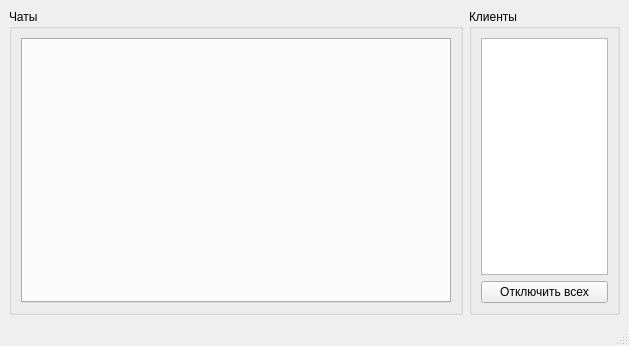
<?xml version="1.0" encoding="UTF-8"?>
<ui version="4.0">
 <class>MainWindow</class>
 <widget class="QMainWindow" name="MainWindow">
  <property name="geometry">
   <rect>
    <x>0</x>
    <y>0</y>
    <width>629</width>
    <height>346</height>
   </rect>
  </property>
  <property name="windowTitle">
   <string>Server</string>
  </property>
  <property name="styleSheet">
   <string notr="true"/>
  </property>
  <widget class="QWidget" name="centralwidget">
   <layout class="QHBoxLayout" name="horizontalLayout" stretch="3,1">
    <item>
     <widget class="QGroupBox" name="grpChats">
      <property name="styleSheet">
       <string notr="true"/>
      </property>
      <property name="title">
       <string>Чаты</string>
      </property>
      <layout class="QVBoxLayout" name="verticalLayout_2">
       <item>
        <widget class="QTabWidget" name="tbClientsChat">
         <property name="tabsClosable">
          <bool>true</bool>
         </property>
        </widget>
       </item>
      </layout>
     </widget>
    </item>
    <item>
     <widget class="QGroupBox" name="grpClients">
      <property name="title">
       <string>Клиенты</string>
      </property>
      <layout class="QVBoxLayout" name="verticalLayout">
       <item>
        <widget class="QListWidget" name="lstClients"/>
       </item>
       <item>
        <widget class="QPushButton" name="btnDisconnectAll">
         <property name="text">
          <string>Отключить всех</string>
         </property>
        </widget>
       </item>
      </layout>
     </widget>
    </item>
   </layout>
  </widget>
  <widget class="QMenuBar" name="menubar">
   <property name="geometry">
    <rect>
     <x>0</x>
     <y>0</y>
     <width>629</width>
     <height>25</height>
    </rect>
   </property>
  </widget>
  <widget class="QStatusBar" name="statusbar"/>
 </widget>
 <resources/>
 <connections/>
</ui>
